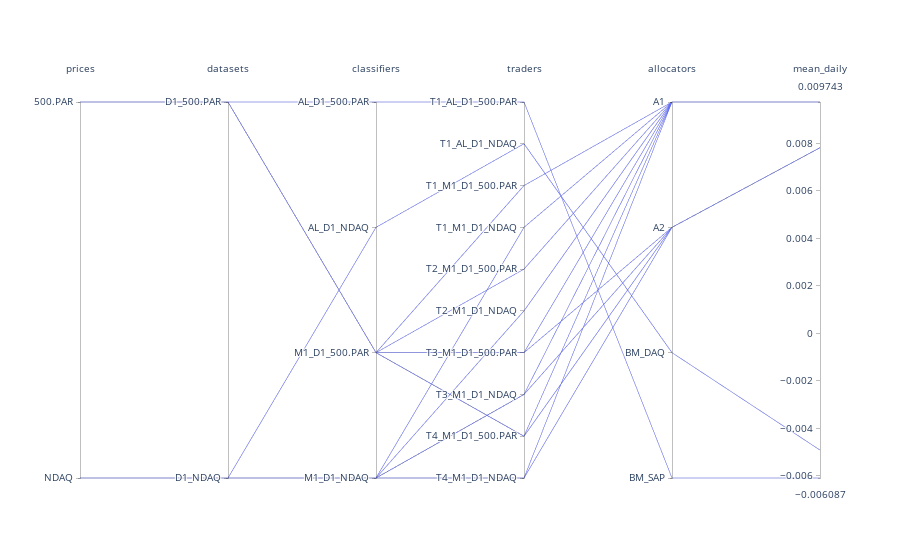

Notebook code cell kept with this figure:
### Markdown cell above
<h1>Summary Chart</h1>

### Code cell
GenerateSummaryParCoords(allocator_returns, allocators, prices, datasets, classifiers, predictors)

### Figure 1 — Plotly figure (JSON) as saved in the notebook; plotly's stock layout.template omitted (floating-point values rounded to 4 significant figures)
{"data": [{"dimensions": [{"label": "prices", "ticktext": ["NDAQ", "500.PAR"], "tickvals": [0, 1], "values": [1, 1, 1, 1, 0, 0, 0, 0, 1, 1, 0, 0, 1, 0]}, {"label": "datasets", "ticktext": ["D1_NDAQ", "D1_500.PAR"], "tickvals": [0, 1], "values": [1, 1, 1, 1, 0, 0, 0, 0, 1, 1, 0, 0, 1, 0]}, {"label": "classifiers", "ticktext": ["M1_D1_NDAQ", "M1_D1_500.PAR", "AL_D1_NDAQ", "AL_D1_500.PAR"], "tickvals": [0, 1, 2, 3], "values": [1, 1, 1, 1, 0, 0, 0, 0, 1, 1, 0, 0, 3, 2]}, {"label": "traders", "ticktext": ["T4_M1_D1_NDAQ", "T4_M1_D1_500.PAR", "T3_M1_D1_NDAQ", "T3_M1_D1_500.PAR", "T2_M1_D1_NDAQ", "T2_M1_D1_500.PAR", "T1_M1_D1_NDAQ", "T1_M1_D1_500.PAR", "T1_AL_D1_NDAQ", "T1_AL_D1_500.PAR"], "tickvals": [0, 1, 2, 3, 4, 5, 6, 7, 8, 9], "values": [7, 5, 3, 1, 6, 4, 2, 0, 3, 1, 2, 0, 9, 8]}, {"label": "allocators", "ticktext": ["BM_SAP", "BM_DAQ", "A2", "A1"], "tickvals": [0, 1, 2, 3], "values": [3, 3, 3, 3, 3, 3, 3, 3, 2, 2, 2, 2, 0, 1]}, {"label": "mean_daily", "values": [0.009743, 0.009743, 0.009743, 0.009743, 0.009743, 0.009743, 0.009743, 0.009743, 0.00782, 0.00782, 0.00782, 0.00782, -0.006087, -0.004912]}], "line": {"colorscale": [[0, "rgb(0,0,0)"], [0.2, "rgb(30,0,100)"], [0.4, "rgb(120,0,100)"], [0.6, "rgb(160,90,0)"], [0.8, "rgb(230,200,0)"], [1, "rgb(255,250,220)"]]}, "type": "parcoords"}], "layout": {}}
